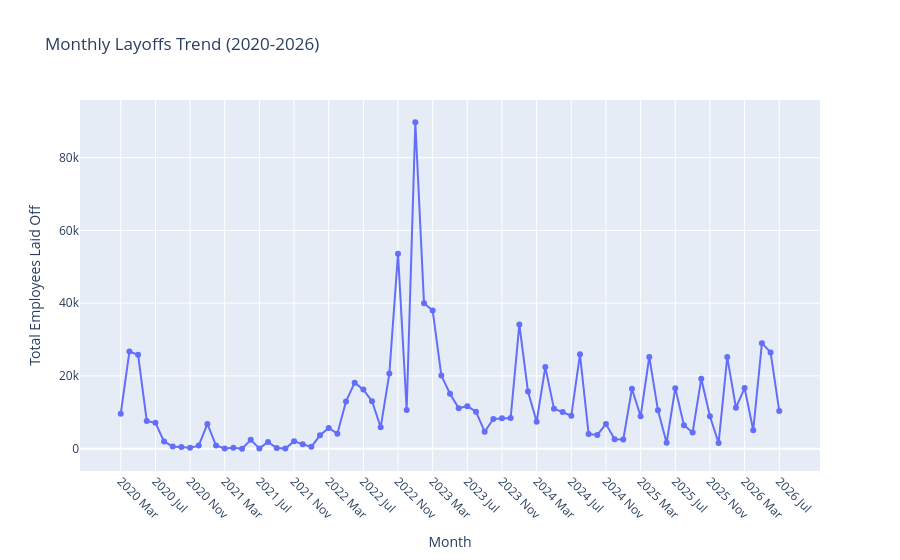

The code cell stored with this chart in its notebook:
### Code cell
import plotly.express as px

fig = px.line(x=monthly_layoffs.index, y=monthly_layoffs.values, markers=True,
              labels={'x': 'Month', 'y': 'Total Employees Laid Off'},
              title='Monthly Layoffs Trend (2020-2026)')
tick_vals = monthly_layoffs.index[::4]
fig.update_xaxes(tickangle=45, tickmode='array', tickvals=tick_vals)
# fig.update_xaxes(tickangle=90)
fig.write_html('../visuals/monthly_trend_interactive.html')
fig.show()

### Figure 1 — Plotly figure (JSON) as saved in the notebook; plotly's stock layout.template omitted (floating-point values rounded to 4 significant figures)
{"data": [{"hovertemplate": "Month=%{x}<br>Total Employees Laid Off=%{y}<extra></extra>", "legendgroup": "", "line": {"color": "#636efa", "dash": "solid"}, "marker": {"symbol": "circle"}, "mode": "lines+markers", "name": "", "orientation": "v", "showlegend": false, "type": "scatter", "x": ["2020 Mar", "2020 Apr", "2020 May", "2020 Jun", "2020 Jul", "2020 Aug", "2020 Sep", "2020 Oct", "2020 Nov", "2020 Dec", "2021 Jan", "2021 Feb", "2021 Mar", "2021 Apr", "2021 May", "2021 Jun", "2021 Jul", "2021 Aug", "2021 Sep", "2021 Oct", "2021 Nov", "2021 Dec", "2022 Jan", "2022 Feb", "2022 Mar", "2022 Apr", "2022 May", "2022 Jun", "2022 Jul", "2022 Aug", "2022 Sep", "2022 Oct", "2022 Nov", "2022 Dec", "2023 Jan", "2023 Feb", "2023 Mar", "2023 Apr", "2023 May", "2023 Jun", "2023 Jul", "2023 Aug", "2023 Sep", "2023 Oct", "2023 Nov", "2023 Dec", "2024 Jan", "2024 Feb", "2024 Mar", "2024 Apr", "2024 May", "2024 Jun", "2024 Jul", "2024 Aug", "2024 Sep", "2024 Oct", "2024 Nov", "2024 Dec", "2025 Jan", "2025 Feb", "2025 Mar", "2025 Apr", "2025 May", "2025 Jun", "2025 Jul", "2025 Aug", "2025 Sep", "2025 Oct", "2025 Nov", "2025 Dec", "2026 Jan", "2026 Feb", "2026 Mar", "2026 Apr", "2026 May", "2026 Jun", "2026 Jul"], "xaxis": "x", "y": [9628.0, 26710.0, 25800.0, 7627.0, 7112.0, 1969.0, 609.0, 450.0, 237.0, 852.0, 6813.0, 868.0, 47.0, 261.0, 0.0, 2434.0, 80.0, 1867.0, 161.0, 22.0, 2070.0, 1200.0, 510.0, 3685.0, 5714.0, 4128.0, 12980.0, 18140.0, 16240.0, 13060.0, 5881.0, 20640.0, 53590.0, 10660.0, 89710.0, 40000.0, 37960.0, 20100.0, 15130.0, 11150.0, 11690.0, 10180.0, 4672.0, 8176.0, 8373.0, 8429.0, 34140.0, 15730.0, 7403.0, 22420.0, 11010.0, 10080.0, 9051.0, 25940.0, 4036.0, 3782.0, 6755.0, 2568.0, 2537.0, 16470.0, 8914.0, 25220.0, 10580.0, 1606.0, 16650.0, 6452.0, 4454.0, 19240.0, 8932.0, 1552.0, 25180.0, 11270.0, 16660.0, 5085.0, 29000.0, 26460.0, 10380.0], "yaxis": "y"}], "layout": {"legend": {"tracegroupgap": 0}, "title": {"text": "Monthly Layoffs Trend (2020-2026)"}, "xaxis": {"anchor": "y", "domain": [0, 1], "tickangle": 45, "tickmode": "array", "tickvals": ["2020 Mar", "2020 Jul", "2020 Nov", "2021 Mar", "2021 Jul", "2021 Nov", "2022 Mar", "2022 Jul", "2022 Nov", "2023 Mar", "2023 Jul", "2023 Nov", "2024 Mar", "2024 Jul", "2024 Nov", "2025 Mar", "2025 Jul", "2025 Nov", "2026 Mar", "2026 Jul"], "title": {"text": "Month"}}, "yaxis": {"anchor": "x", "domain": [0, 1], "title": {"text": "Total Employees Laid Off"}}}}
